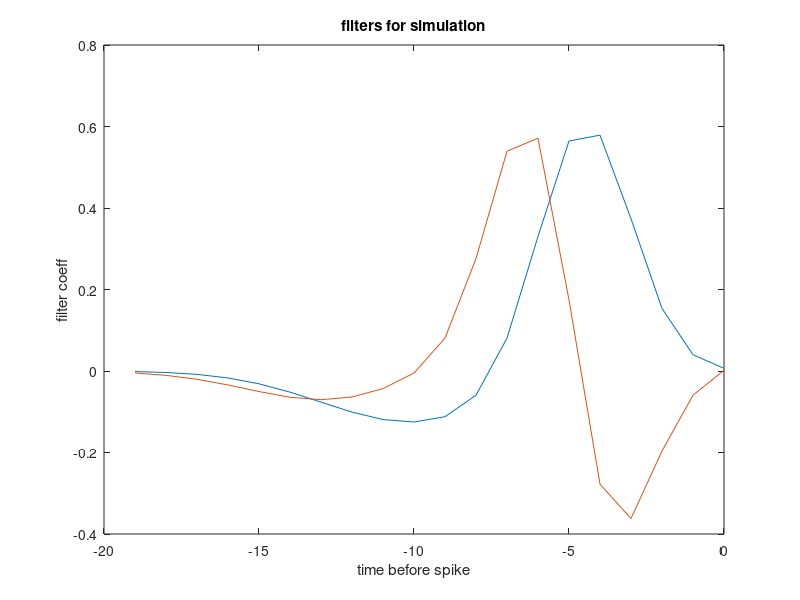

Reproduce this figure in MATLAB. (Note: this script raises an error after producing the figure.)
% test_iSTAC_script.m
%
% Simple script for testing out the iSTAC code

% 0. Set up parameters for an example Linear-Nonlinear-Poisson (LNP) neuron 
nt = 20;        % number of temporal elements of filter
tvec = (-nt+1:0)'; % vector of time indices (in units of stim frames)

% Make some filters
filt1 = exp(-((tvec+4.5)/1.5).^2/2) -.2*exp(-((tvec+nt/2)/3).^2/2); %1st filter
filt1 = filt1./norm(filt1);  %normalize

filt2 = [diff(filt1); 0];  % 2nd filter
filt2 = filt2- filt1*(filt1'*filt2); %orthogonalize to 1st filter
filt2 = filt2./norm(filt2); % normalize

% Make plots
plot(tvec, [filt1 filt2])  
title('filters for simulation');
xlabel('time before spike'); ylabel('filter coeff');


%% 1.  1st example:  rectified linear LNP neuron
% ===================================================

% Create stimulus ------------------
slen = 2000;   % Stimulus length
Stim = randn(slen,1);
RefreshRate = 100; % refresh rate

linresp = sameconv(Stim, filt1);  % filter output
r = max(linresp,0)*50; % instantaneous spike rate (rectified linear nonlinearity)
spikes = poissrnd(r/RefreshRate); % generate spikes

[sta,stc,rawmu,rawcov] = simpleSTC(Stim,spikes, nt); % Compute STA and STC
[u,s,v] = svd(stc); % Compute eigenvectors of STC matrix

ndims = 1;
[vecs, vals, DD] = compiSTAC(sta, stc, rawmu, rawcov, ndims);
plot(tvec, filt1, 'k--', tvec, sta./norm(sta), tvec, u(:,end), tvec, vecs);
legend('true k', 'STA', 'STC', 'iSTAC', 'location', 'northwest');
xlabel('time before spike'); ylabel('filter coeff');

Errs = [subspace(filt1,sta) subspace(filt1, u(:,end)) subspace(filt1, vecs)];
fprintf(1, 'Errors: STA=%.3f, STC=%.3f, iSTAC=%.3f\n', Errs(1), Errs(2), Errs(3));


%% 2. 2nd example:  2-dimensional LNP model with a quadratic nonlinearity,
% non-zero STA, and a correlated stimulus
% ===================================================
%
% In this example, the STA also lies in the space spanned by the two
% filters, but by using iSTAC we can pull out the 2 relevant axes much more
% accurately

% % Create stimulus ------------------
slen = 10000;   % Stimulus length (Better convergence w/ longer stimulus)
Stim = randn(slen,1);
Stim = conv2(Stim,normpdf(-3:3,0,1)','same'); % smooth stimulus
RefreshRate = 100; % refresh rate

DC = [0.75 .5];  % Setting to zero means expected STA is zero
linresp = [sameconv(Stim, filt1)+DC(1) sameconv(Stim,filt2)+DC(2)];  % filter output
r = 10*linresp(:,1).^2 + 8*linresp(:,2).^2; % instantaneous spike rate
spikes = poissrnd(r/RefreshRate); % generate spikes

[sta,stc,rawmu,rawcov] = simpleSTC(Stim,spikes,nt);
[u,s,v] = svd(stc);

ndims = 10;  % (Only need 2, but compute 10 for demonstration purposes)
eigvalthresh = 0.05; % eigenvalue cutoff threshold (for pruning dims from raw stimulus)
[vecs, vals, DD] = compiSTAC(sta, stc, rawmu, rawcov, ndims,eigvalthresh);
KLcontributed = [vals(1); diff(vals)];
ndims = length(vals);

subplot(221);  plot(1:ndims, KLcontributed, 'o');
title('KL contribution');
xlabel('subspace dimensionality');

subplot(221);
plot(tvec, filt1, 'k--', tvec, u(:,1:2)*u(:,1:2)'*filt1, ...
    tvec, vecs(:,1:2)*vecs(:,1:2)'*filt1, 'r');
title('Reconstruction of 1st filter'); ylabel('filter coeff');
legend('true k', 'STC', 'iSTAC', 'location', 'northwest');

subplot(223);
plot(tvec, filt2, 'k--', tvec, u(:,1:2)*u(:,1:2)'*filt2, ...
    tvec, vecs(:,1:2)*vecs(:,1:2)'*filt2, 'r');
title('Reconstruction of 2nd filter');
xlabel('time before spike'); ylabel('filter coeff');

subplot(222);  
plot(1:ndims, KLcontributed, 'o');
title('KL contribution');
xlabel('subspace dimensionality');

subplot(224);
plot(tvec, vecs(:,1:2));
title('iSTAC filters');
legend('1st', '2nd', 'location', 'northwest');

Errs = [subspace([filt1 filt2], u(:,1:2)) subspace([filt1 filt2], vecs(:,1:2))];
fprintf(1, 'Errors: STC=%.3f, iSTAC=%.3f\n', Errs(1), Errs(2));


%% 3. Illustrate convergence behavior with 1D linear-rectified model
% ===================================================

% Run several experiments of different length
slens = [1000 4000 16000 64000]; % number of samples for different expts
nexpts = length(slens);  % number of experiments
niters = 20;  % number of times to repeat each experiment
ndims = 1; % number of filters to estimate 

% Initialize matrices for storing errors
ErrsSTA = zeros(niters, nexpts);
ErrsiSTAC = zeros(niters, nexpts);

% Run simulated experiments
for i = 1:nexpts
    slen = slens(i);  % length of this block of experiments
    fprintf('\nStimulus length: %d\n------\n', slen);
    for j = 1:niters

        % Generate stimulus and LNP response
        Stim = randn(slen,1);
        linresp = sameconv(Stim, filt1);  % filter output
        r = max(linresp,0)*50; % instantaneous spike rate
        spikes = poissrnd(r/RefreshRate); % generate spikes

        [sta,stc,rawmu,rawcov] = simpleSTC(Stim,spikes, nt); % Compute STA and STC
        istac =  compiSTAC(sta, stc, rawmu, rawcov, ndims);  % compute iSTAC estimate

        ErrsSTA(j,i) = subspace(filt1,sta); 
        ErrsiSTAC(j,i)= subspace(filt1, istac);
    end
end

% Make plot
clf;
plot(slens, mean(ErrsSTA), 'bo-', slens, mean(ErrsiSTAC), 'ro-');
set(gca, 'xscale', 'log', 'yscale', 'linear');
legend('STA', 'iSTAC', 'location', 'northeast');
xlabel('stim length (samples)');
ylabel('error (radians)');

